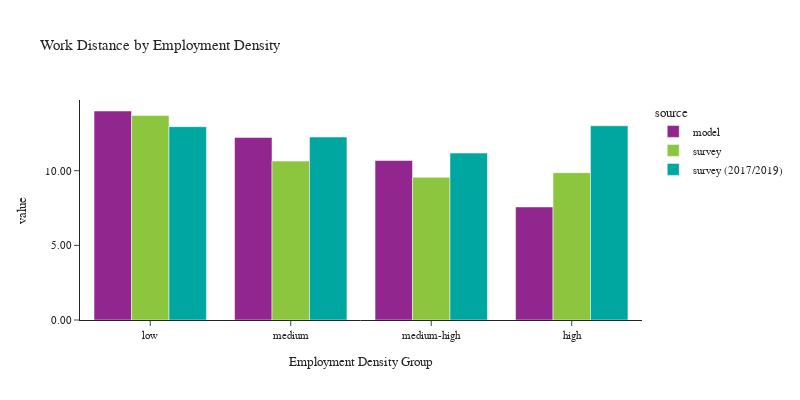

The cell this chart's notebook holds for it:
### Code cell
plot_work_location(df_workers, 'emp_density_group', 'Employment Density', 'Employment Density Group')

### Figure 1 — Plotly figure (JSON) as saved in the notebook; plotly's stock layout.template omitted (floating-point values rounded to 4 significant figures)
{"data": [{"alignmentgroup": "True", "customdata": [[580381], [584587], [552476], [505582]], "hovertemplate": "source=model<br>emp_density_group=%{x}<br>value=%{y}<br>sample count=%{customdata[0]}<extra></extra>", "legendgroup": "model", "marker": {"color": "#91268F", "pattern": {"shape": ""}}, "name": "model", "offsetgroup": "model", "orientation": "v", "showlegend": true, "textposition": "auto", "type": "bar", "x": ["low", "medium", "medium-high", "high"], "xaxis": "x", "y": [14.0, 12.23, 10.69, 7.572], "yaxis": "y"}, {"alignmentgroup": "True", "customdata": [[938], [792], [664], [429]], "hovertemplate": "source=survey<br>emp_density_group=%{x}<br>value=%{y}<br>sample count=%{customdata[0]}<extra></extra>", "legendgroup": "survey", "marker": {"color": "#8CC63E", "pattern": {"shape": ""}}, "name": "survey", "offsetgroup": "survey", "orientation": "v", "showlegend": true, "textposition": "auto", "type": "bar", "x": ["low", "medium", "medium-high", "high"], "xaxis": "x", "y": [13.71, 10.64, 9.553, 9.871], "yaxis": "y"}, {"alignmentgroup": "True", "customdata": [[1927], [1723], [1389], [931]], "hovertemplate": "source=survey (2017/2019)<br>emp_density_group=%{x}<br>value=%{y}<br>sample count=%{customdata[0]}<extra></extra>", "legendgroup": "survey (2017/2019)", "marker": {"color": "#00A7A0", "pattern": {"shape": ""}}, "name": "survey (2017/2019)", "offsetgroup": "survey (2017/2019)", "orientation": "v", "showlegend": true, "textposition": "auto", "type": "bar", "x": ["low", "medium", "medium-high", "high"], "xaxis": "x", "y": [12.95, 12.26, 11.18, 13.01], "yaxis": "y"}], "layout": {"barmode": "group", "font": {"size": 11}, "height": 400, "legend": {"title": {"text": "source"}, "tracegroupgap": 0}, "title": {"text": "Work Distance by Employment Density"}, "width": 800, "xaxis": {"anchor": "y", "domain": [0.0, 1.0], "title": {"text": "Employment Density Group"}}, "yaxis": {"anchor": "x", "domain": [0.0, 1.0], "tickformat": ".2f", "title": {"text": "value"}}}}
